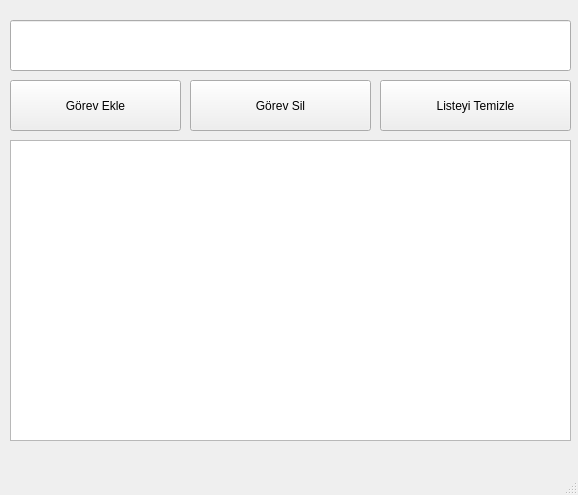
<?xml version="1.0" encoding="UTF-8"?>
<ui version="4.0">
 <class>MainWindow</class>
 <widget class="QMainWindow" name="MainWindow">
  <property name="geometry">
   <rect>
    <x>0</x>
    <y>0</y>
    <width>578</width>
    <height>495</height>
   </rect>
  </property>
  <property name="windowTitle">
   <string>ToDoList</string>
  </property>
  <widget class="QWidget" name="centralwidget">
   <widget class="QLineEdit" name="lineEdit">
    <property name="geometry">
     <rect>
      <x>10</x>
      <y>20</y>
      <width>561</width>
      <height>51</height>
     </rect>
    </property>
   </widget>
   <widget class="QPushButton" name="itemekle_Button">
    <property name="geometry">
     <rect>
      <x>10</x>
      <y>80</y>
      <width>171</width>
      <height>51</height>
     </rect>
    </property>
    <property name="text">
     <string>Görev Ekle</string>
    </property>
   </widget>
   <widget class="QPushButton" name="itemsil_Button">
    <property name="geometry">
     <rect>
      <x>190</x>
      <y>80</y>
      <width>181</width>
      <height>51</height>
     </rect>
    </property>
    <property name="text">
     <string>Görev Sil</string>
    </property>
   </widget>
   <widget class="QPushButton" name="temizle_Button">
    <property name="geometry">
     <rect>
      <x>380</x>
      <y>80</y>
      <width>191</width>
      <height>51</height>
     </rect>
    </property>
    <property name="text">
     <string>Listeyi Temizle</string>
    </property>
   </widget>
   <widget class="QListWidget" name="listWidget">
    <property name="geometry">
     <rect>
      <x>10</x>
      <y>140</y>
      <width>561</width>
      <height>301</height>
     </rect>
    </property>
   </widget>
  </widget>
  <widget class="QMenuBar" name="menubar">
   <property name="geometry">
    <rect>
     <x>0</x>
     <y>0</y>
     <width>578</width>
     <height>26</height>
    </rect>
   </property>
  </widget>
  <widget class="QStatusBar" name="statusbar"/>
 </widget>
 <resources/>
 <connections/>
</ui>
